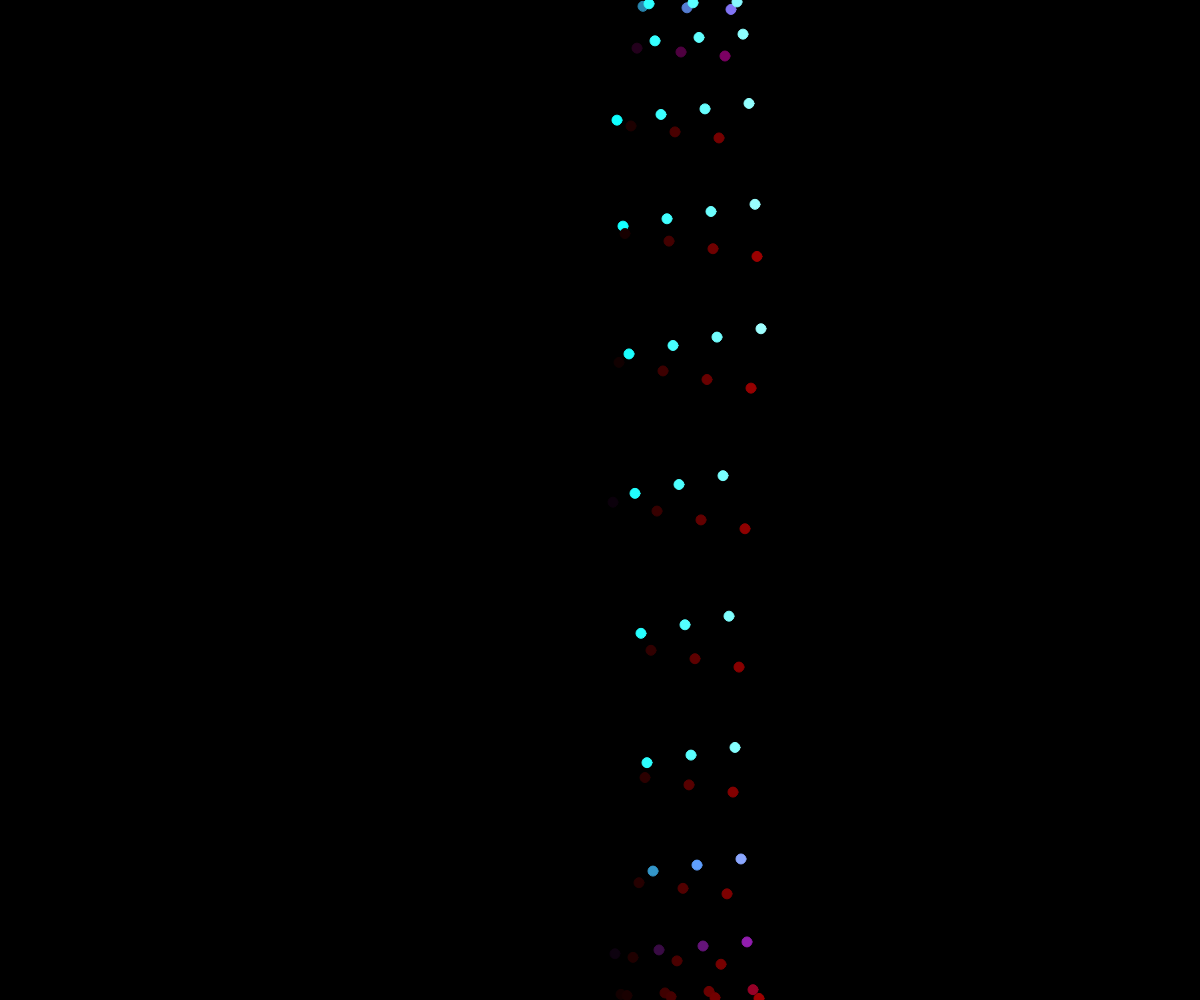
Frame 1 (no input)
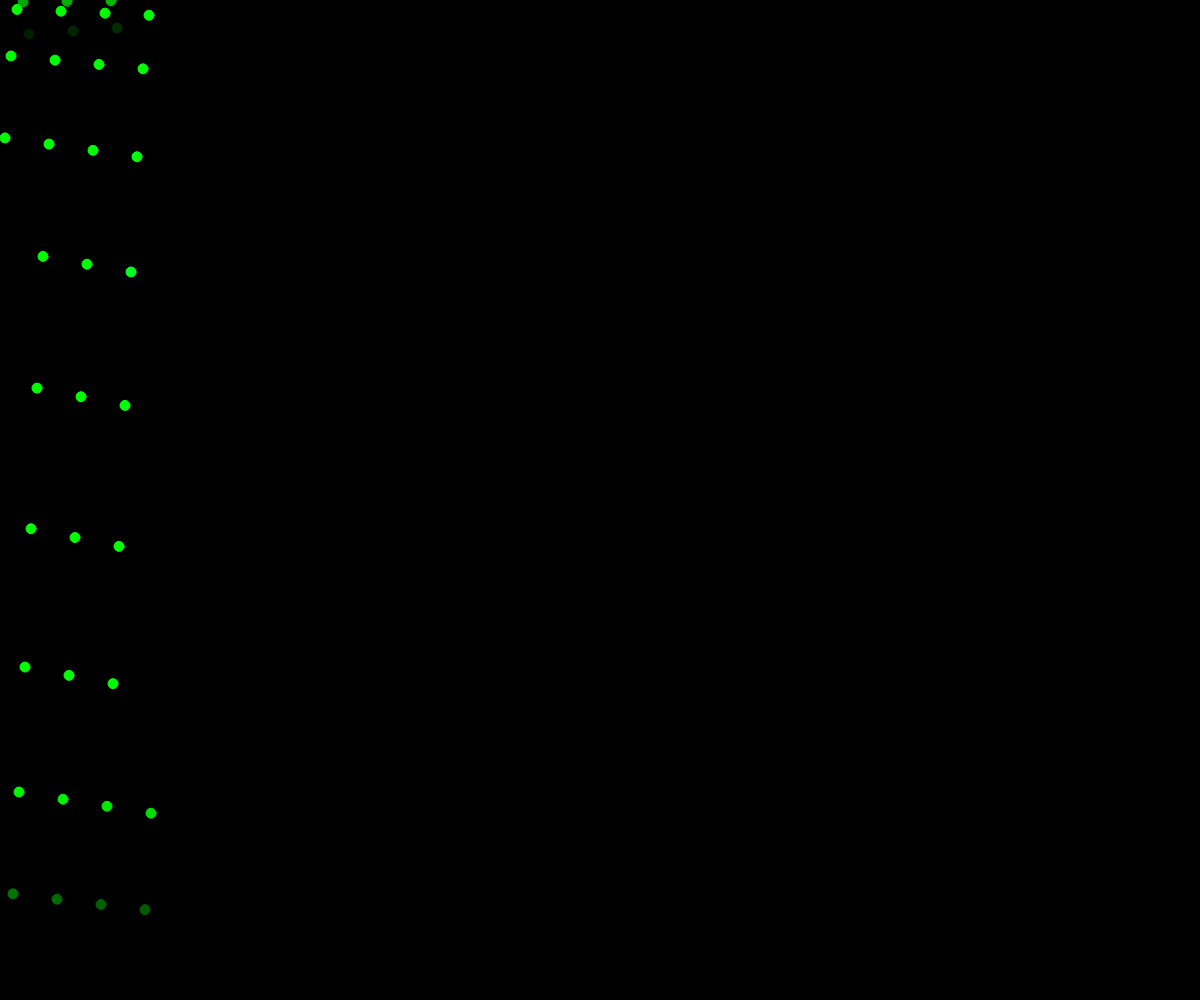
Frame 60 (no input)
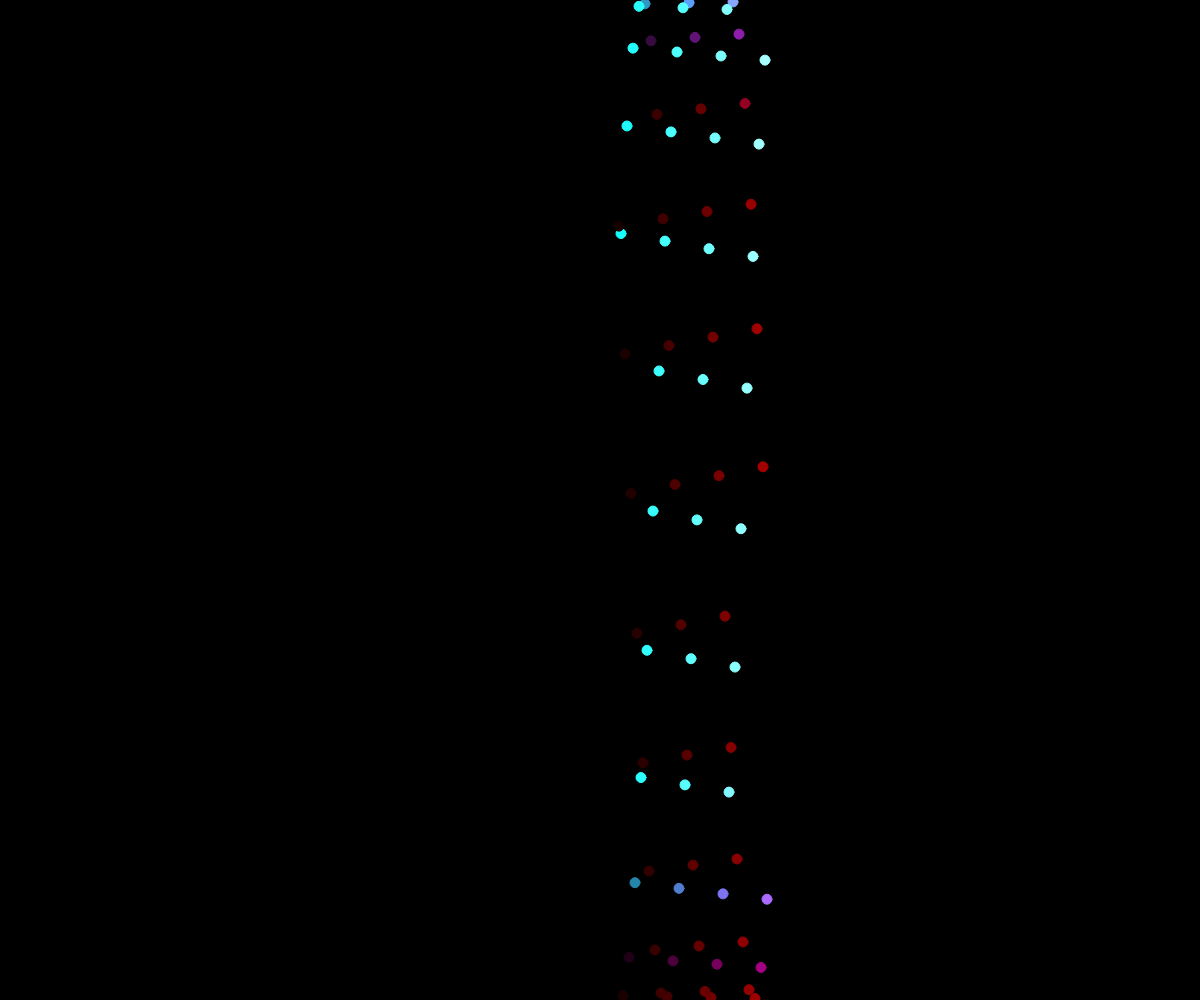
Frame 120 (the mouse pressed at the canvas centre since frame 60)

The p5.js sketch that drew these frames (run headless with seeded random() and noise() and a simulated clock; from frame 60 on, the mouse is pressed at the canvas centre):

// p5.js sketch
// ── sketch.js
// Daniel Shiffman
// http://youtube.com/thecodingtrain
// http://codingtra.in

// Coding Challenge #114: Bubble Sort Visualization
// https://youtu.be/67k3I2GxTH8

let values = [];


let x = 1;
let y = 1;
let c = [[]];
let i = 0;
let s = 0;
let changex = 2;
let centerx = 0;
let centery = 0;
let number = 75;
let r = true;

class Circle{
  constructor(x, y, r) {
    this.x = x;
    this.y = y;
    this.r = r;
  }
}
for (let i = 0; i < 10000; i ++){
  c.push(new Circle(x, y, 10));
  y = calc(x);
  x = x + .001;
}

function setup() {
  createCanvas(windowWidth, windowHeight);
  centerx = windowWidth / 2;
  centery = windowHeight / 2;
  frameRate(30);
}

function draw() {
  background(0);

  s = 0;
  for (let j = 0; j < number; j++){
    stroke(x, y, x + y);
    fill(x, y, x + y);
    color
    y = calc(x)*500;
    if (toposx(x) > windowWidth){
      r = false;
    }
    if (toposx(x) < 0){
      r = true;
      
    }
    if (r == true){
      x = x + changex;
    }
    if (r == false){
      x = x - changex;
    }
    
    
    c[j].y = y;
    c[j].x = x;
   
    circle(toposx(c[j].x), toposy(c[j].y), 10);
    s = s + .5;
  
    console.log(changex + 1);
  }
  i = i + 1;
}


function calc(x){
  return Math.cos(x);
}

function tocoordx(x){
    return x - centerx;
}
function tocoordy(y){
  return y - centery;
}

function toposx(x){
  return (x + centerx) ;
}

function toposy(y){
  return (y + centery)  ;
}

function isInDesiredForm(str) {
  var n = Math.floor(Number(str));
  return n !== Infinity && String(n) === str && n >= 0;
}
